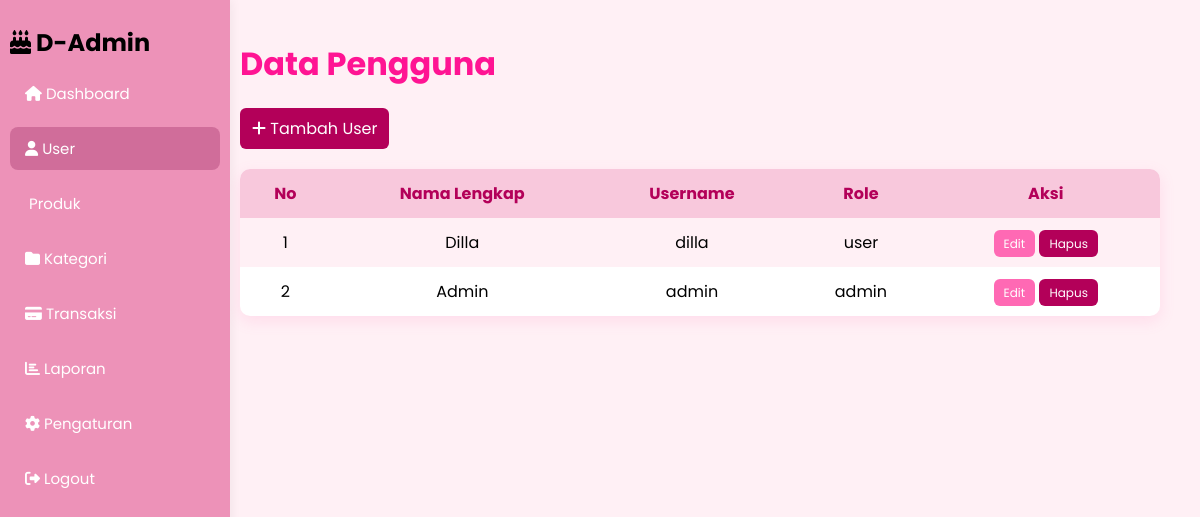
The page /admin/data_user.php (signed in) on the database its author committed.
### tables this page shows
CREATE TABLE users (
    id INT AUTO_INCREMENT PRIMARY KEY,
    nama_lengkap VARCHAR(100) NOT NULL,
    username VARCHAR(50) NOT NULL UNIQUE,
    password VARCHAR(255) NOT NULL,
    role ENUM('admin','user') DEFAULT 'user'
);

### admin/data_user.php (the view, shortened to what this page needs)
<?php
include '../config/koneksi.php';
$users = mysqli_query($conn, "SELECT * FROM users ORDER BY role DESC, id DESC");
?>
<!DOCTYPE html>
<html lang="id">
<head>
    <link rel="stylesheet" href="https://cdnjs.cloudflare.com/ajax/libs/font-awesome/6.4.0/css/all.min.css">
</head>
<body>
    <div class="sidebar">
        <h2><i class="fa-solid fa-cake-candles"></i> D-Admin</h2>
        <a href="dashboard.php"><i class="fa-solid fa-house"></i> Dashboard</a>
        <a href="data_user.php" class="active"><i class="fa-solid fa-user"></i> User</a>
        <a href="data_produk.php"><i class="fa-solid fa-cupcake"></i> Produk</a>
        <a href="data_kategori.php"><i class="fa-solid fa-folder"></i> Kategori</a>
        <a href="data_transaksi.php"><i class="fa-solid fa-credit-card"></i> Transaksi</a>
        <a href="data_laporan.php"><i class="fa-solid fa-chart-bar"></i> Laporan</a>
        <a href="pengaturan.php"><i class="fa-solid fa-gear"></i> Pengaturan</a>
        <a href="../logout.php"><i class="fa-solid fa-right-from-bracket"></i> Logout</a>
    </div>
    <div class="main-content">
        <h1>Data Pengguna</h1>
        <a href="tambah_user.php" class="add-user"><i class="fa fa-plus"></i> Tambah User</a>
        <table>
            <tr>
                <th>No</th>
                <th>Nama Lengkap</th>
                <th>Username</th>
                <th>Role</th>
                <th>Aksi</th>
            </tr>
            <?php $no = 1; ?>
            <?php while ($row = mysqli_fetch_assoc($users)) : ?>
            <tr>
                <td><?= $no++; ?></td>
                <td><?= htmlspecialchars($row['nama_lengkap']); ?></td>
                <td><?= htmlspecialchars($row['username']); ?></td>
                <td><?= $row['role']; ?></td>
                <td>
                    <a href="edit_user.php?id=<?= $row['id']; ?>" class="btn edit">Edit</a>
                    <a href="hapus_user.php?id=<?= $row['id']; ?>" class="btn hapus" onclick="return confirm('Yakin hapus user ini?')">Hapus</a>
                </td>
            </tr>
            <?php endwhile; ?>
        </table>
    </div>
</body>
</html>

### admin/data_user.php (style rules this page uses)
* { margin: 0; padding: 0; box-sizing: border-box; }
body { font-family: 'Poppins', sans-serif; background-color: #fff0f5; }
.sidebar { position: fixed; left: 0; top: 0; width: 230px; height: 100vh; background-color: #ed92b8; padding: 25px 10px; box-shadow: 2px 0 10px rgba(0, 0, 0, 0.05); }
.sidebar a { display: block; color: #fff; text-decoration: none; margin: 12px 0; font-size: 15px; padding: 10px 15px; border-radius: 8px; transition: background 0.3s ease; }
.sidebar a:hover, .sidebar a.active { background-color: #d06d9a; }
.main-content { margin-left: 200px; padding: 40px; min-height: 100vh; }
h1 { color: deeppink; margin-bottom: 20px; }
table { width: 100%; border-collapse: collapse; background: white; border-radius: 10px; overflow: hidden; box-shadow: 0 5px 15px rgba(255, 105, 180, 0.15); }
th, td { padding: 12px 16px; text-align: center; }
th { background-color: #f8c8dc; color: #b30059; }
tr:nth-child(even) { background-color: #fff0f5; }
.btn { padding: 5px 10px; font-size: 12px; border: none; border-radius: 6px; text-decoration: none; cursor: pointer; color: white; }
.edit { background-color: #ff69b4; }
.hapus { background-color: #b30059; }
.add-user { margin-bottom: 20px; display: inline-block; background: #b30059; color: white; padding: 8px 12px; text-decoration: none; border-radius: 6px; }

### rows shown on the page
users: nama_lengkap "Dilla", username "dilla", role "user"
users: nama_lengkap "Admin", username "admin", role "admin"
